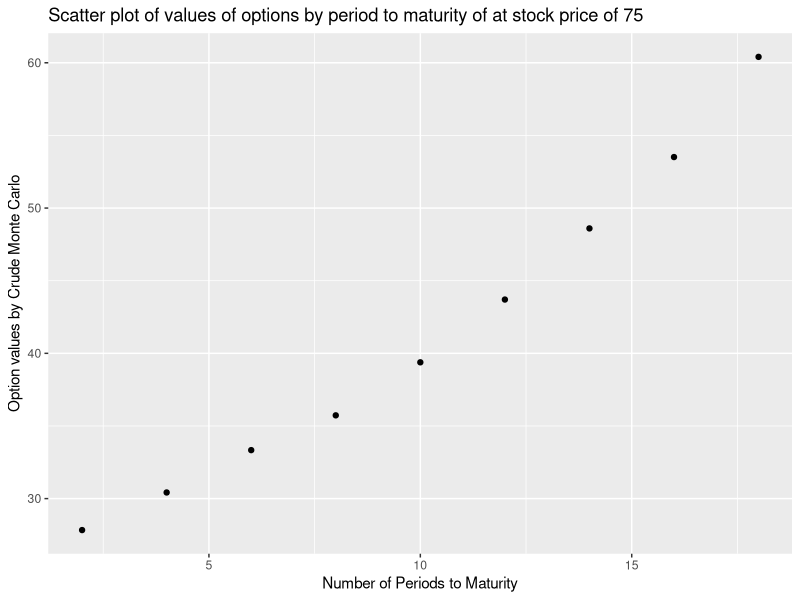
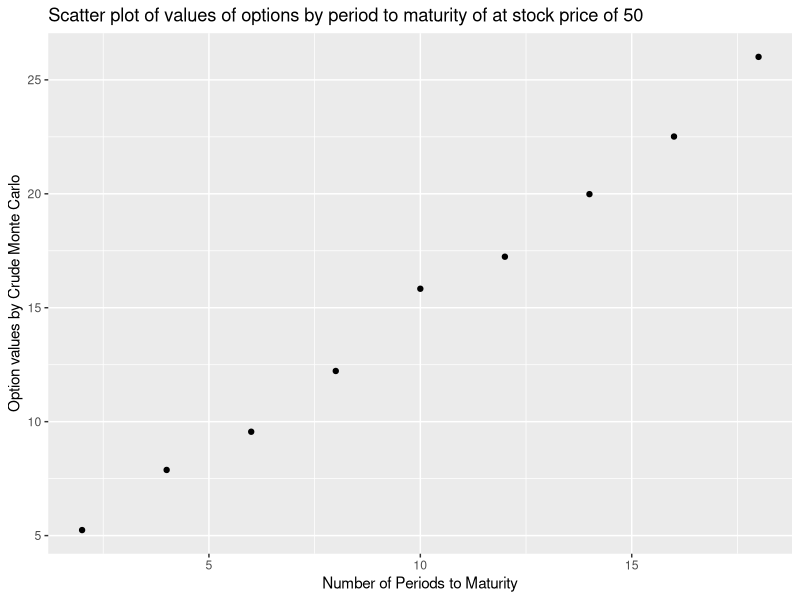
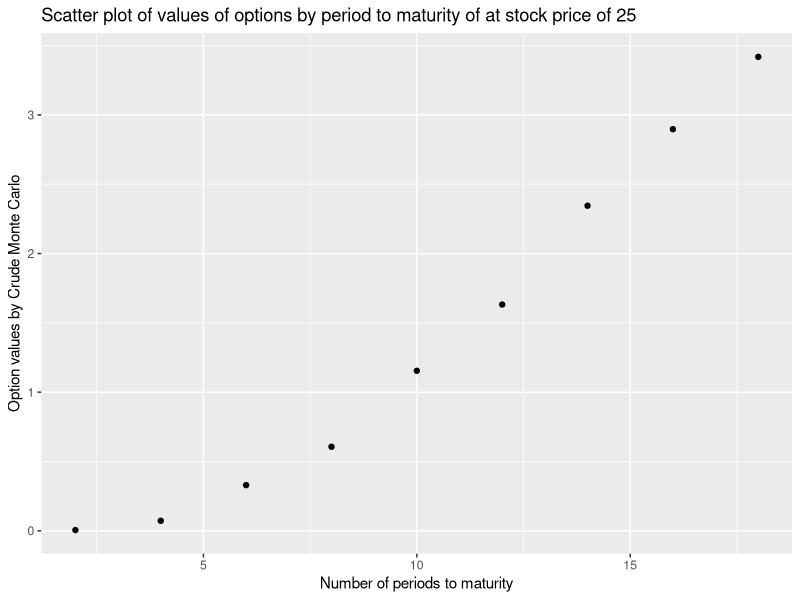
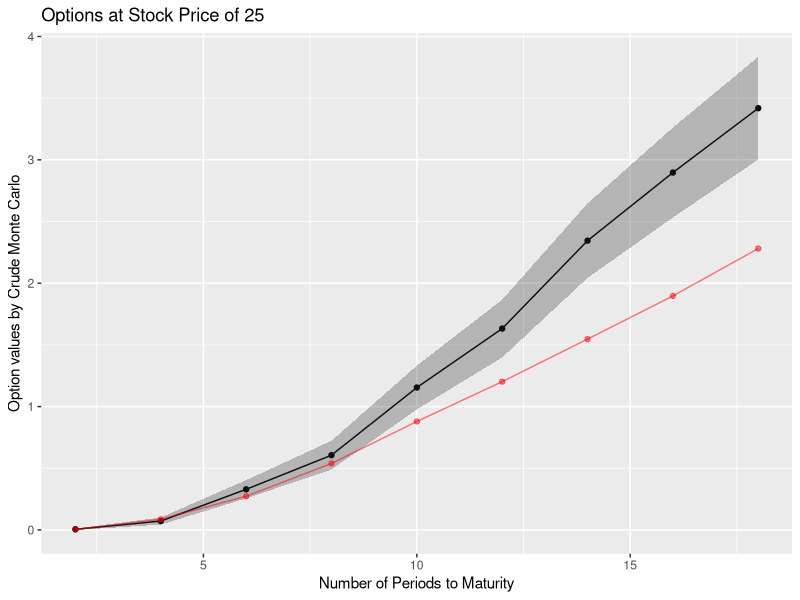
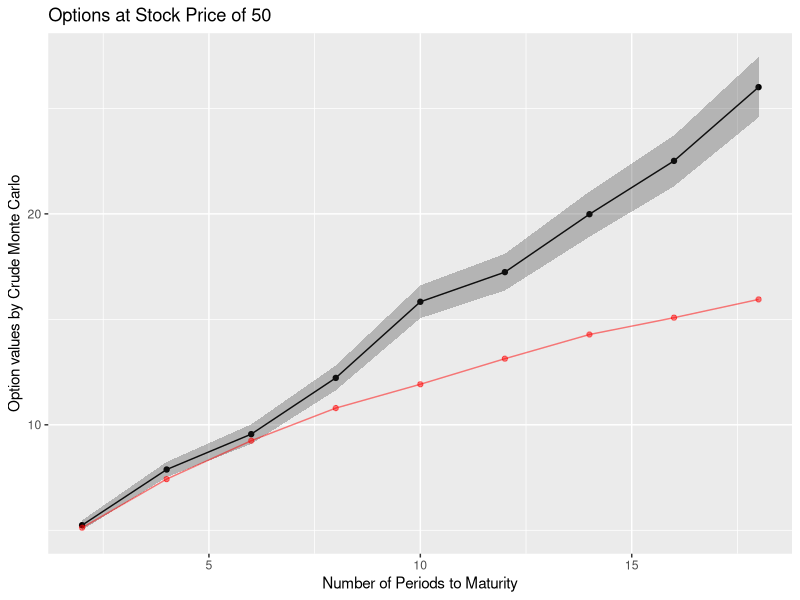
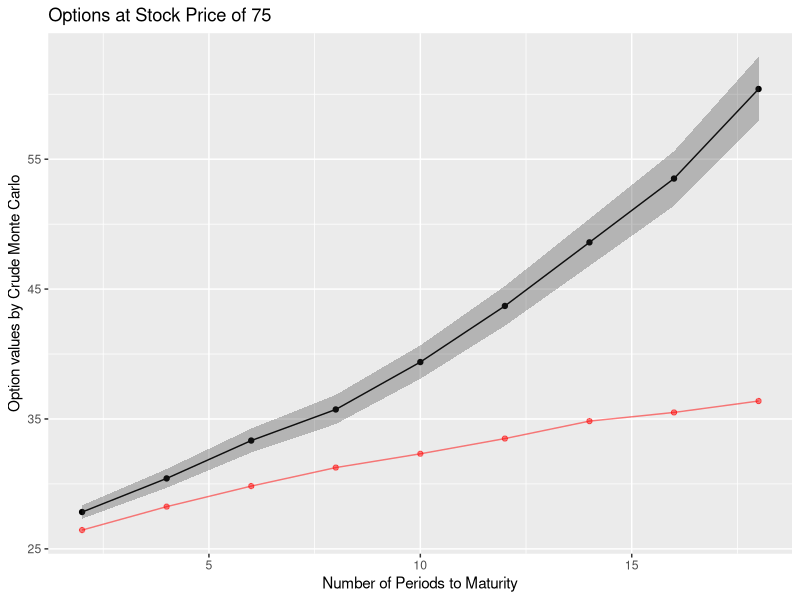

Write R code to recreate these figures, in order.
## ---- chunk 1
set.seed(400)
library(tidyr)
library(tidyverse)
library(rmarkdown)
library(ggplot2)
library(dbplyr)
## ---- chunk 2
trials = 5000
periods_to_maturity = c(2,4,6,8,10,12,14,16,18,20)
stock_prices = c(25, 50, 75)
stockExerciseRatio = c(0.5, 1, 1.25)
E = 50
r = 0.015
sigma_squared = 0.025 
dividend = 0.25

#chosen from October 2021, but others can be chosen to try to match historical data
yield_points = c(.06, 0.07, 0.085, 0.095, .1, .11, 0.12, 0.14, .16,.36)
inflation_rate = 0.069

#rate to be used to evaluate the present day value of an investment
risk_free_rate = function(inflation_rate, period_to_maturity){
  quarters = c(2,4,6,8,10,12,14,16,18,20)
  interpolate_yield_curve = approxfun(x = quarters, y = yield_points)
  return(inflation_rate - interpolate_yield_curve(period_to_maturity))
}


# an individual evaluation of a trial for a single option valuation problem
generate_option_val = function(stock_price, r, period_to_maturity, sigma){
  x_tilda = rnorm(periods_to_maturity, mean = 0, sd = 1)
  for (i in 1:period_to_maturity){
    new_q_price = stock_price * exp((r - (sigma^2)/2) + sigma * x_tilda[i])
    #case where trial needs to be restarted from price at quarter t rather than quarter 1(see p. 329 of Boyle(1977))
    if (new_q_price -  dividend <= 0){
      stock_price = generate_stock_price(stock_price, r, period_to_maturity - i + 1, sigma)
      break 
    }
    #case where we need to pay out dividends to evaluate new stock price
    else{
      stock_price = new_q_price - dividend
    }
  }
  future_option_value = max(c(stock_price - E, 0))
  return(future_option_value - risk_free_rate(inflation_rate,period_to_maturity)*future_option_value)
}

#simulation looking at the case of 2 quarters to maturity and a stock price of 25 matching
option_vals = rep(NA, trials)
for (i in 1:trials){
  option_vals[i] = generate_option_val(stock_prices[1], r, periods_to_maturity[1], sqrt(sigma_squared))
}
print(paste("option value: ",mean(option_vals)))
print(paste("se of estimate: ",sd(option_vals)/(sqrt(trials))))
## ---- chunk 3
set.seed(400)
trials = 5000
periods_to_maturity = c(2,4,6,8,10,12,14,16,18,20)
stock_prices = c(25, 50, 75)
stockExerciseRatio = c(0.5, 1, 1.5)
E = 50
r = 0.015
sigma = 0.025 
dividend = 0.25

#chosen from October 2021, but others can be chosen to try to match historical data
yield_points = c(.09,.1,.11,.16,.36)
#yield_points = c(.04,.06,.9,.10,.14)
#inflation_rate = .1585
inflation_rate = 0.062

#rate to be used to evaluate the present day value of an investment
risk_free_rate = function(inflation_rate, periods_to_maturity){
  quarters = c(2,4,8,12,20)
  interpolate_yield_curve = approxfun(x = quarters, y = yield_points)
  return(inflation_rate - interpolate_yield_curve(periods_to_maturity))
}


# an individual evaluation of a trial for a single option valuation problem
generate_option_val = function(stock_price, r, periods_to_maturity, sigma){
  x_tilda = rnorm(periods_to_maturity, mean = 0, sd = 1)
  for (i in 1:periods_to_maturity){
    new_q_price = stock_price * exp((r - (sigma^2)/2) + sigma * x_tilda[i])
    #case where trial needs to be restarted from price at quarter t rather than quarter 1(see p. 329 of Boyle(1977))
    if (new_q_price -  dividend <= 0){
      stock_price = generate_stock_price(stock_price, r, periods_to_maturity - i + 1, sigma)
      break 
    }
    #case where we need to pay out dividends to evaluate new stock price
    else{
      stock_price = new_q_price - dividend
    }
  }
  future_option_value = max(c(stock_price - E, 0))
  return(future_option_value - risk_free_rate(inflation_rate,periods_to_maturity)*future_option_value)
}

#simulation looking at the case of 2 quarters to maturity and a stock price of 25 matching
option_vals = rep(NA, trials)
newmean = c()
newsd = c()
option_mean_25 = c()
option_sd_25 = c()

## need this to make variable option_vals again but empty so numbers dont add to each other
option_vals = rep(NA, trials)

for (l in 1:9){
  for (i in 1:trials){
    option_vals[i] = generate_option_val(stock_prices[1], r, periods_to_maturity[l],sqrt(sigma))
  }
  option_mean_25 = append(option_mean_25,mean(option_vals))
  newsd = sd(option_vals)/(sqrt(trials))
  option_sd_25 = append(option_sd_25,newsd)
}

## now this is for stock prices at 50

option_vals = rep(NA, trials)
newmean = c()
newsd = c()
option_mean_50 = c()
option_sd_50 = c()
for (l in 1:9){
  for (i in 1:trials){
    option_vals[i] = generate_option_val(stock_prices[2], r, periods_to_maturity[l],sqrt(sigma))
  }
  option_mean_50 = append(option_mean_50,mean(option_vals))
  newsd = sd(option_vals)/(sqrt(trials))
  option_sd_50 = append(option_sd_50,newsd)
}


## now this is for stock prices at 75
option_vals = rep(NA, trials)
newmean = c()
newsd = c()
option_mean_75 = c()
option_sd_75 = c()
for (l in 1:9){
  for (i in 1:trials){
    option_vals[i] = generate_option_val(stock_prices[3], r, periods_to_maturity[l],sqrt(sigma))
  }
  option_mean_75 = append(option_mean_75,mean(option_vals))
  newsd = sd(option_vals)/(sqrt(trials))
  option_sd_75 = append(option_sd_75,newsd)
}




periods_to_maturity =c(2,4,6,8,10,12,14,16,18)

df_25 <- data.frame(Periods_til_maturity = periods_to_maturity, Option_values=option_mean_25, Standard_deviation=option_sd_25, lower_95_CI = option_mean_25 - 2*option_sd_25, upper_95_CI = option_mean_25 + 2*option_sd_25)
df_25 = round(df_25, 4)
df_25

df_50 <- data.frame(Periods_til_maturity = periods_to_maturity, Option_values=option_mean_50, Standard_deviation=option_sd_50, lower_95_CI = option_mean_50 - 2*option_sd_50, upper_95_CI = option_mean_50 + 2*option_sd_50)
df_50 = round(df_50, 4)
df_50

df_75 <- data.frame(Periods_til_maturity = periods_to_maturity, Option_values=option_mean_75,Standard_deviation=option_sd_75, lower_95_CI = option_mean_75 - 2*option_sd_75, upper_95_CI = option_mean_75 + 2*option_sd_75)
df_75 = round(df_75, 4)
df_75
## ---- chunk 4
ggplot(df_75, aes(x=Periods_til_maturity, y=Option_values)) + 
  geom_point()+
  xlab("Number of Periods to Maturity")+
  ylab("Option values by Crude Monte Carlo")+
  ggtitle("Scatter plot of values of options by period to maturity of at stock price of 75")


ggplot(df_50, aes(x=Periods_til_maturity, y=Option_values)) + 
  geom_point()+
  xlab("Number of Periods to Maturity")+
  ylab("Option values by Crude Monte Carlo")+
  ggtitle("Scatter plot of values of options by period to maturity of at stock price of 50")


ggplot(df_25, aes(x=Periods_til_maturity, y=Option_values)) + 
  geom_point()+
  xlab("Number of periods to maturity")+
  ylab("Option values by Crude Monte Carlo")+
  ggtitle("Scatter plot of values of options by period to maturity of at stock price of 25")

## ---- chunk 5
real_values_25 = c(0.004, 0.087, 0.273, 0.539, 0.879, 1.202, 1.547, 1.897, 2.281)
table1_25 = data.frame(x = periods_to_maturity, y = real_values_25)

real_values_50 = c(5.121, 7.427, 9.247, 10.793, 11.923, 13.135, 14.281, 15.079, 15.945)
table1_50 = data.frame(x = periods_to_maturity, y = real_values_50)

real_values_75 = c(26.445, 28.250, 29.832, 31.257, 32.319, 33.491, 34.835, 35.503, 36.382)
table1_75 = data.frame(x = periods_to_maturity, y = real_values_75)

ggplot() + 
  geom_point(aes(x=Periods_til_maturity, y=Option_values), df_25) + 
  geom_line(aes(x=Periods_til_maturity, y=Option_values), df_25) +
  geom_ribbon(aes(x=Periods_til_maturity, ymin = lower_95_CI, ymax = upper_95_CI), df_25, alpha = 0.3) + 
  geom_point(aes(x = x, y = y), data = table1_25, color = "red", alpha = 0.5) +
  geom_line(aes(x = x, y = y), data = table1_25, color = "red", alpha = 0.5) +
  xlab("Number of Periods to Maturity")+ ylab("Option values by Crude Monte Carlo")+
  ggtitle("Options at Stock Price of 25")

ggplot(df_50, aes(x=Periods_til_maturity, y=Option_values)) + 
  geom_point() + geom_line()+
  geom_ribbon(aes(ymin = lower_95_CI, ymax = upper_95_CI), alpha = 0.3) + 
  geom_point(aes(x = x, y = y), data = table1_50, color = "red", alpha = 0.5) +
  geom_line(aes(x = x, y = y), data = table1_50, color = "red", alpha = 0.5) +
  xlab("Number of Periods to Maturity")+
  ylab("Option values by Crude Monte Carlo")+
  ggtitle("Options at Stock Price of 50")

ggplot(df_75, aes(x=Periods_til_maturity, y=Option_values)) + 
  geom_point() + geom_line() +
  geom_ribbon(aes(ymin = lower_95_CI, ymax = upper_95_CI), alpha = 0.3) + 
  geom_point(aes(x = x, y = y), data = table1_75, color = "red", alpha = 0.5) +
  geom_line(aes(x = x, y = y), data = table1_75, color = "red", alpha = 0.5) +
  xlab("Number of Periods to Maturity")+ ylab("Option values by Crude Monte Carlo") +
  ggtitle("Options at Stock Price of 75")
